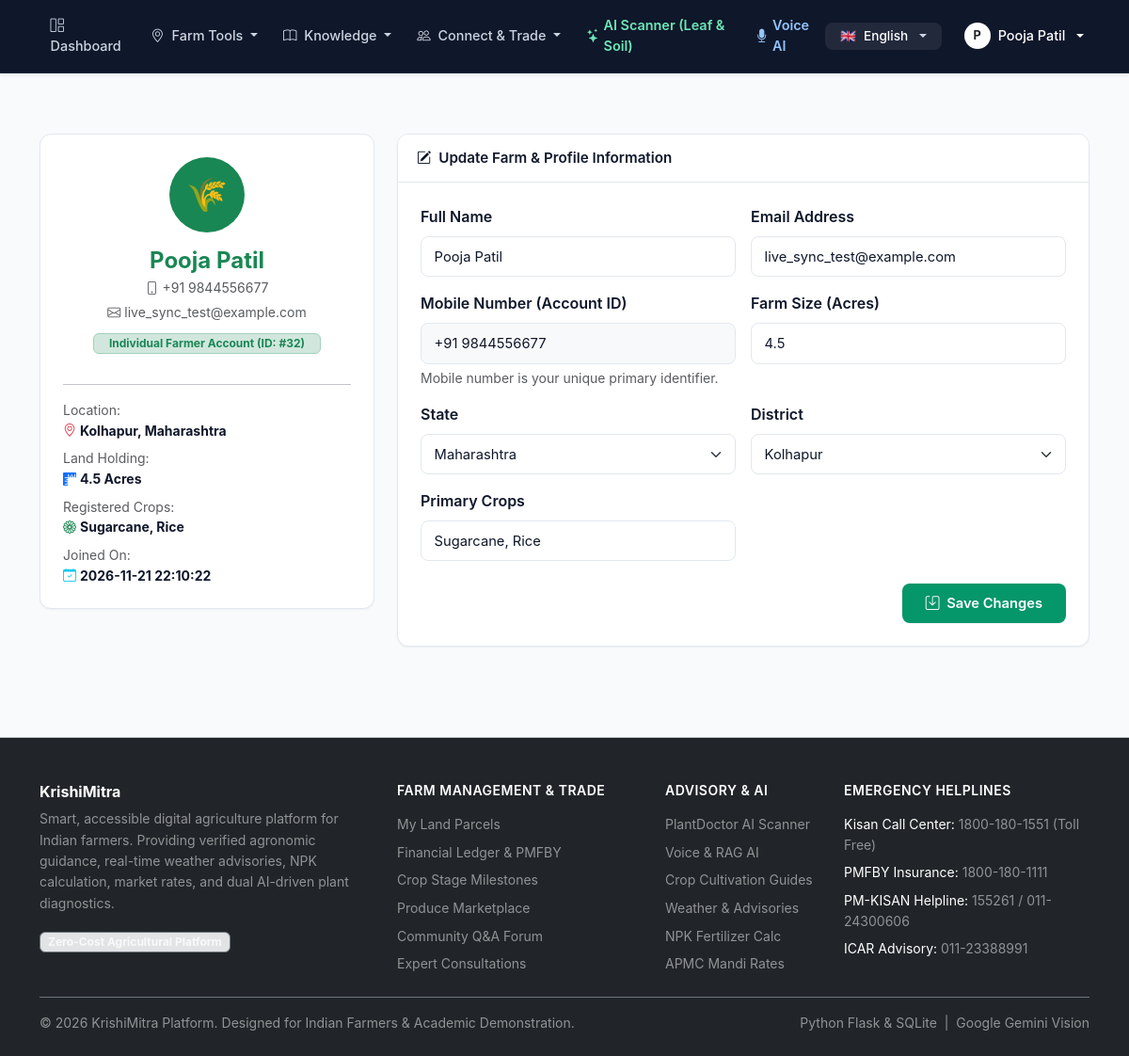
The page /auth/profile (signed in) on the database its author committed.
### tables this page shows
CREATE TABLE farmers (
    id INTEGER PRIMARY KEY AUTOINCREMENT,
    name TEXT NOT NULL,
    mobile TEXT UNIQUE NOT NULL,
    password_hash TEXT NOT NULL,
    state TEXT NOT NULL DEFAULT 'Maharashtra',
    district TEXT NOT NULL,
    farm_size REAL NOT NULL DEFAULT 1.0,
    primary_crops TEXT,
    created_at TIMESTAMP DEFAULT CURRENT_TIMESTAMP
, email TEXT);

### app/routes/auth.py (the view, shortened to what this page needs)
@auth_bp.route('/profile', methods=['GET', 'POST'])
@login_required
def profile():
    db = get_db()
    farmer = get_current_farmer()
    return render_template('auth/profile.html', farmer=farmer, states=INDIAN_STATES_DISTRICTS)

### app/templates/auth/profile.html (shortened to what this page needs)
{% extends "base.html" %}
{% block content %}
<div class="container py-5">
  <div class="row g-4">
    <div class="col-lg-4">
      <div class="farm-card text-center p-4">
        <div class="mb-3">
          <div class="bg-success text-white rounded-circle d-inline-flex align-items-center justify-content-center" style="width: 80px; height: 80px; font-size: 2.2rem;">
            🌾
          </div>
        </div>
        <h4 class="fw-bold text-success mb-1">{{ farmer['name'] }}</h4>
        <p class="text-muted small mb-1"><i class="bi bi-phone me-1"></i>+91 {{ farmer['mobile'] }}</p>
        {% if farmer['email'] %}
        <p class="text-muted small mb-2"><i class="bi bi-envelope me-1"></i>{{ farmer['email'] }}</p>
        {% endif %}
        <span class="badge bg-success-subtle text-success border border-success-subtle px-3 py-1 mb-3">
          Individual Farmer Account (ID: #{{ farmer['id'] }})
        </span>
        <hr class="my-3">
        <div class="text-start">
          <div class="mb-2 small">
            <span class="text-muted d-block">Location:</span>
            <strong><i class="bi bi-geo-alt text-danger me-1"></i>{{ farmer['district'] }}, {{ farmer['state'] }}</strong>
          </div>
          <div class="mb-2 small">
            <span class="text-muted d-block">Land Holding:</span>
            <strong><i class="bi bi-rulers text-primary me-1"></i>{{ farmer['farm_size'] }} Acres</strong>
          </div>
          <div class="mb-2 small">
            <span class="text-muted d-block">Registered Crops:</span>
            <strong><i class="bi bi-flower1 text-success me-1"></i>{{ farmer['primary_crops'] or 'None specified' }}</strong>
          </div>
          <div class="small">
            <span class="text-muted d-block">Joined On:</span>
            <strong><i class="bi bi-calendar-check text-info me-1"></i>{{ farmer['created_at'] }}</strong>
          </div>
        </div>
      </div>
    </div>
    <div class="col-lg-8">
      <div class="farm-card">
        <div class="card-header-agri d-flex align-items-center justify-content-between">
          <span><i class="bi bi-pencil-square me-2"></i>Update Farm & Profile Information</span>
        </div>
        <div class="p-4">
          <form method="POST" action="{{ url_for('auth.profile') }}">
            <div class="row g-3">
              <div class="col-md-6">
                <label for="name" class="form-label fw-semibold">Full Name</label>
                <input type="text" class="form-control" id="name" name="name" value="{{ farmer['name'] }}" required>
              </div>
              <div class="col-md-6">
                <label for="email" class="form-label fw-semibold">Email Address</label>
                <input type="email" class="form-control" id="email" name="email" value="{{ farmer['email'] or '' }}" placeholder="e.g. farmer@example.com">
              </div>
              <div class="col-md-6">
                <label class="form-label fw-semibold">Mobile Number (Account ID)</label>
                <input type="text" class="form-control bg-light" value="+91 {{ farmer['mobile'] }}" readonly disabled>
                <div class="form-text">Mobile number is your unique primary identifier.</div>
              </div>
              <div class="col-md-6">
                <label for="farm_size" class="form-label fw-semibold">Farm Size (Acres)</label>
                <input type="number" class="form-control" id="farm_size" name="farm_size" value="{{ farmer['farm_size'] }}" step="0.1" min="0.1" required>
              </div>
              <div class="col-md-6">
                <label for="stateSelect" class="form-label fw-semibold">State</label>
                <select class="form-select" id="stateSelect" name="state" required onchange="updateDistricts()">
                  {% for st in states.keys() %}
                    <option value="{{ st }}" {% if st == farmer['state'] %}selected{% endif %}>{{ st }}</option>
                  {% endfor %}
                </select>
              </div>
              <div class="col-md-6">
                <label for="districtSelect" class="form-label fw-semibold">District</label>
                <select class="form-select" id="districtSelect" name="district" required>
                </select>
              </div>
              <div class="col-md-6">
                <label for="primary_crops" class="form-label fw-semibold">Primary Crops</label>
                <input type="text" class="form-control" id="primary_crops" name="primary_crops" value="{{ farmer['primary_crops'] or '' }}" placeholder="e.g. Wheat, Rice, Cotton">
              </div>
            </div>
            <div class="mt-4 text-end">
              <button type="submit" class="btn btn-agri px-4">
                <i class="bi bi-save me-1"></i> Save Changes
              </button>
            </div>
          </form>
        </div>
      </div>
    </div>
  </div>
</div>
{% endblock %}

### app/templates/base.html (shortened to what this page needs)
<!DOCTYPE html>
<html lang="en">
<head>
  <link href="https://cdn.jsdelivr.net/npm/bootstrap@5.3.3/dist/css/bootstrap.min.css" rel="stylesheet">
  <link rel="stylesheet" href="https://cdn.jsdelivr.net/npm/bootstrap-icons@1.11.3/font/bootstrap-icons.min.css">
  <link rel="stylesheet" href="{{ url_for('static', filename='css/style.css') }}">
</head>
<body class="d-flex flex-column min-vh-100">
  <nav class="navbar navbar-expand-lg navbar-dark navbar-krishi sticky-top shadow-sm py-2">
    <div class="container-fluid px-lg-4">
      <div class="collapse navbar-collapse" id="navContent">
        <ul class="navbar-nav me-auto mb-2 mb-lg-0 align-items-lg-center">
          <li class="nav-item">
            <a class="nav-link py-2" href="{{ url_for('main.dashboard') }}">
              <i class="bi bi-grid-1x2 me-1"></i> {{ t('nav_dashboard') }}
            </a>
          </li>
          <li class="nav-item dropdown">
            <a class="nav-link dropdown-toggle py-2" href="#" role="button" data-bs-toggle="dropdown" aria-expanded="false">
              <i class="bi bi-geo-alt me-1"></i> Farm Tools
            </a>
          </li>
          <li class="nav-item dropdown">
            <a class="nav-link dropdown-toggle py-2" href="#" role="button" data-bs-toggle="dropdown" aria-expanded="false">
              <i class="bi bi-book me-1"></i> Knowledge
            </a>
          </li>
          <li class="nav-item dropdown">
            <a class="nav-link dropdown-toggle py-2" href="#" role="button" data-bs-toggle="dropdown" aria-expanded="false">
              <i class="bi bi-people me-1"></i> Connect &amp; Trade
            </a>
          </li>
          <li class="nav-item">
            <a class="nav-link py-2 d-inline-flex align-items-center" href="{{ url_for('plantdoctor.index') }}" style="color: #6ee7b7 !important; font-weight: 600;">
              <i class="bi bi-stars me-1"></i> {{ t('nav_plantdoctor') }}
            </a>
          </li>
          <li class="nav-item">
            <a class="nav-link py-2 d-inline-flex align-items-center" href="{{ url_for('rag.index') }}" style="color: #93c5fd !important; font-weight: 600;">
              <i class="bi bi-mic-fill me-1"></i> Voice AI
            </a>
          </li>
        </ul>
        <ul class="navbar-nav me-lg-3 mb-2 mb-lg-0">
          <li class="nav-item dropdown">
            <a class="nav-link dropdown-toggle btn btn-sm btn-outline-light px-3 py-1 d-flex align-items-center gap-2 border-0 bg-white-10"
               href="#" role="button" data-bs-toggle="dropdown" aria-expanded="false" style="border-radius: 8px; font-size: 0.85rem; background: rgba(255, 255, 255, 0.08);">
              <span>{{ supported_languages[current_lang]['flag'] if current_lang in supported_languages else '🌐' }}</span>
              <span class="fw-medium text-white">{{ supported_languages[current_lang]['native'] if current_lang in supported_languages else 'Language' }}</span>
            </a>
          </li>
        </ul>
        <ul class="navbar-nav ms-auto ms-lg-0 mb-2 mb-lg-0 align-items-lg-center">
          {% if session.get('farmer_id') %}
            <li class="nav-item dropdown">
              <a class="nav-link dropdown-toggle text-white fw-medium d-flex align-items-center gap-2 px-2 py-1" href="#" role="button" data-bs-toggle="dropdown" aria-expanded="false" style="font-size: 0.9rem;">
                <div class="d-flex align-items-center justify-content-center bg-white text-dark rounded-circle fw-bold" style="width: 28px; height: 28px; font-size: 0.8rem;">
                  {{ session.get('farmer_name')[:1] }}
                </div>
                <span>{{ session.get('farmer_name') }}</span>
              </a>
            </li>
          {% endif %}
        </ul>
      </div>
    </div>
  </nav>
  <main class="flex-grow-1">
    {% block content %}{% endblock %}
  </main>
  <footer class="bg-dark text-white-50 pt-5 pb-4 mt-5 border-top border-secondary-subtle">
    <div class="container">
      <div class="row g-4 mb-4">
        <div class="col-md-4">
          <h6 class="text-white fw-bold mb-2">KrishiMitra</h6>
          <p class="small text-white-50 mb-3" style="line-height: 1.6;">
            Smart, accessible digital agriculture platform for Indian farmers. Providing verified agronomic guidance, real-time weather advisories, NPK calculation, market rates, and dual AI-driven plant diagnostics.
          </p>
          <span class="badge bg-secondary-subtle text-light border border-secondary px-2 py-1 small">
            Zero-Cost Agricultural Platform
          </span>
        </div>
        <div class="col-6 col-md-3">
          <h6 class="text-white fw-semibold mb-3 small text-uppercase" style="letter-spacing: 0.5px;">Farm Management &amp; Trade</h6>
          <ul class="list-unstyled small mb-0 d-flex flex-column gap-2 text-white-50">
            <li><a href="{{ url_for('farms.index') }}" class="text-white-50 text-decoration-none hover-white">My Land Parcels</a></li>
            <li><a href="{{ url_for('finance.index') }}" class="text-white-50 text-decoration-none hover-white">Financial Ledger &amp; PMFBY</a></li>
            <li><a href="{{ url_for('progress.index') }}" class="text-white-50 text-decoration-none hover-white">Crop Stage Milestones</a></li>
            <li><a href="{{ url_for('marketplace.index') }}" class="text-white-50 text-decoration-none hover-white">Produce Marketplace</a></li>
            <li><a href="{{ url_for('community.index') }}" class="text-white-50 text-decoration-none hover-white">Community Q&amp;A Forum</a></li>
            <li><a href="{{ url_for('consultations.index') }}" class="text-white-50 text-decoration-none hover-white">Expert Consultations</a></li>
          </ul>
        </div>
        <div class="col-6 col-md-2">
          <h6 class="text-white fw-semibold mb-3 small text-uppercase" style="letter-spacing: 0.5px;">Advisory &amp; AI</h6>
          <ul class="list-unstyled small mb-0 d-flex flex-column gap-2">
            <li><a href="{{ url_for('plantdoctor.index') }}" class="text-white-50 text-decoration-none hover-white">PlantDoctor AI Scanner</a></li>
            <li><a href="{{ url_for('rag.index') }}" class="text-white-50 text-decoration-none hover-white">Voice &amp; RAG AI</a></li>
            <li><a href="{{ url_for('crops.index') }}" class="text-white-50 text-decoration-none hover-white">Crop Cultivation Guides</a></li>
            <li><a href="{{ url_for('weather.index') }}" class="text-white-50 text-decoration-none hover-white">Weather &amp; Advisories</a></li>
            <li><a href="{{ url_for('soil.index') }}" class="text-white-50 text-decoration-none hover-white">NPK Fertilizer Calc</a></li>
            <li><a href="{{ url_for('market.index') }}" class="text-white-50 text-decoration-none hover-white">APMC Mandi Rates</a></li>
          </ul>
        </div>
        <div class="col-md-3">
          <h6 class="text-white fw-semibold mb-3 small text-uppercase" style="letter-spacing: 0.5px;">Emergency Helplines</h6>
          <ul class="list-unstyled small mb-0 d-flex flex-column gap-2 text-white-50">
            <li><span class="text-white">Kisan Call Center:</span> 1800-180-1551 (Toll Free)</li>
            <li><span class="text-white">PMFBY Insurance:</span> 1800-180-1111</li>
            <li><span class="text-white">PM-KISAN Helpline:</span> 155261 / 011-24300606</li>
            <li><span class="text-white">ICAR Advisory:</span> 011-23388991</li>
          </ul>
        </div>
      </div>
      <div class="pt-3 border-top border-secondary d-flex flex-column flex-md-row justify-content-between align-items-center small text-white-50">
        <div>&copy; 2026 KrishiMitra Platform. Designed for Indian Farmers & Academic Demonstration.</div>
        <div class="mt-2 mt-md-0">
          <span>Python Flask & SQLite &nbsp;|&nbsp; Google Gemini Vision</span>
        </div>
      </div>
    </div>
  </footer>
</body>
</html>

### rows shown on the page
farmers: get "Pooja Patil", name "Pooja Patil", mobile "9844556677", email "live_sync_test@example.com", id "32", district "Kolhapur", state "Maharashtra", farm_size "4.5", primary_crops "Sugarcane, Rice", created_at "2026-11-21 22:10:22", mobile "+91 9844556677"

### other values the page prints
{{ t('nav_dashboard') }} "Dashboard"
{{ t('nav_plantdoctor') }} "AI Scanner (Leaf & Soil)"
{{ session.get('farmer_name')[:1] }} "P"
